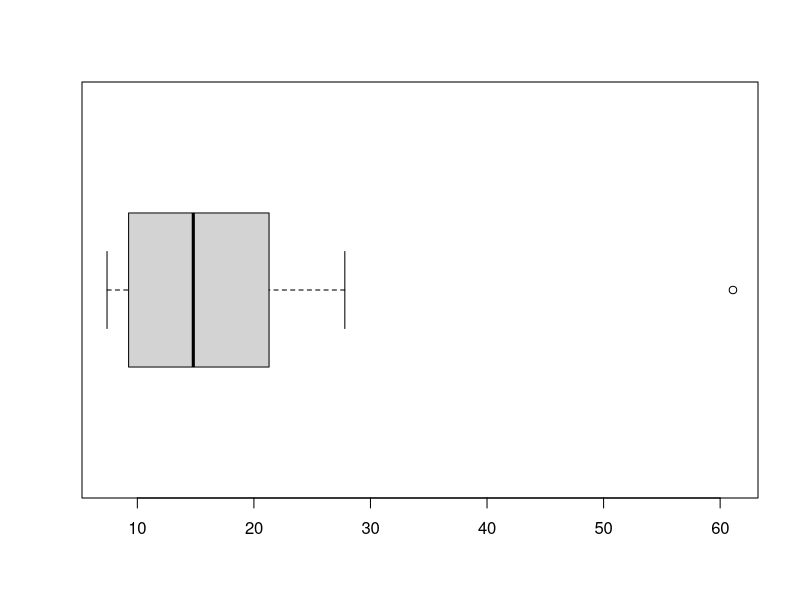
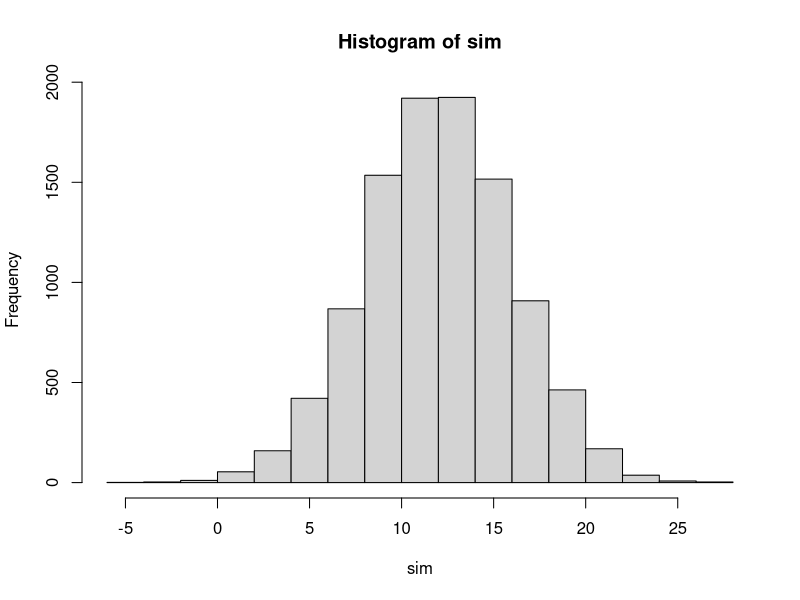
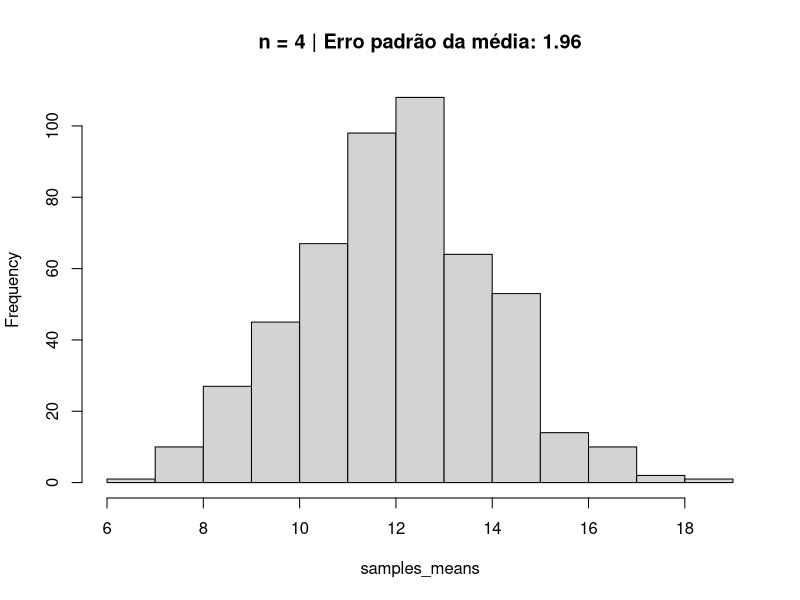
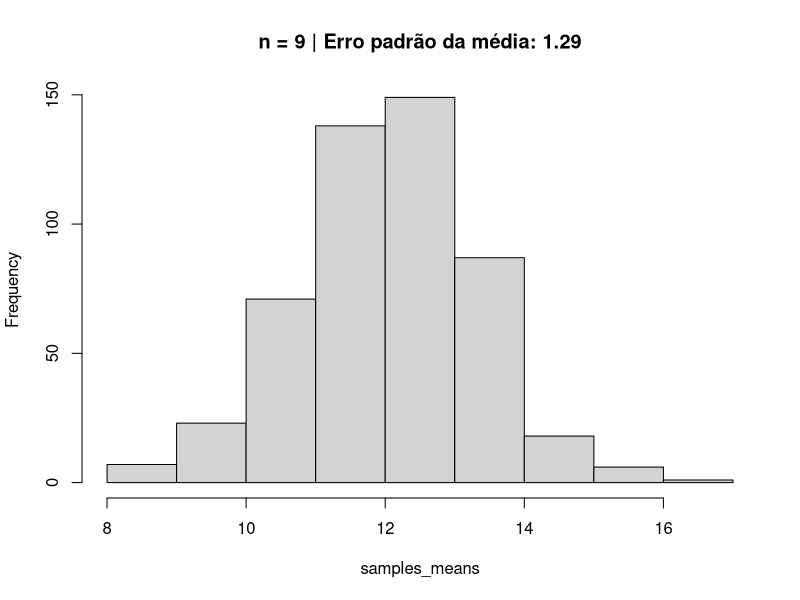
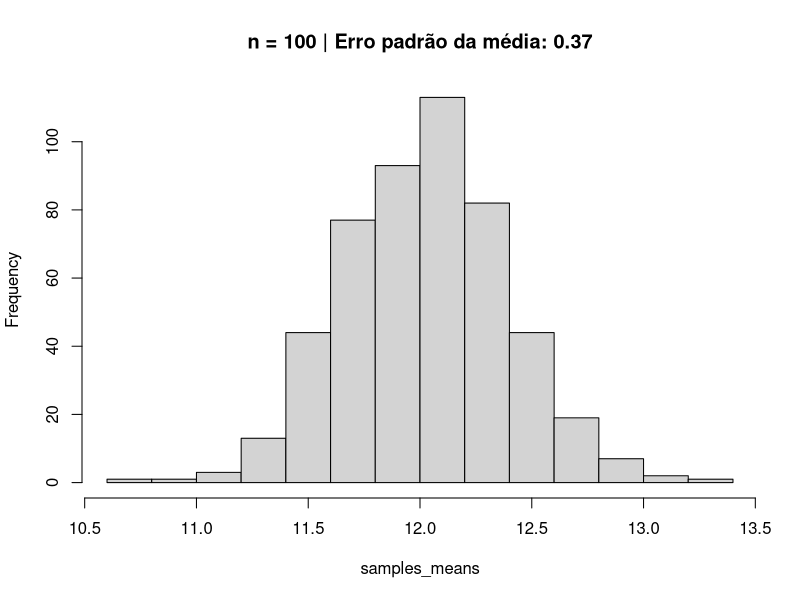
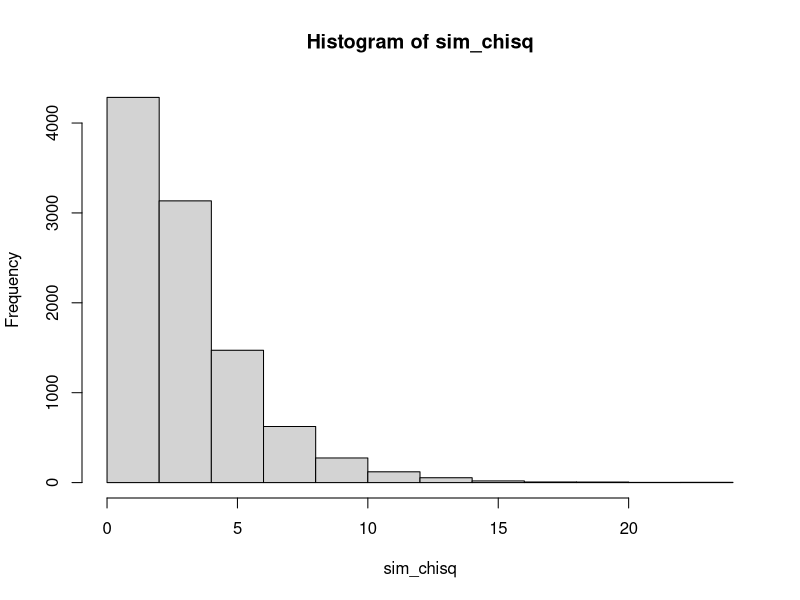
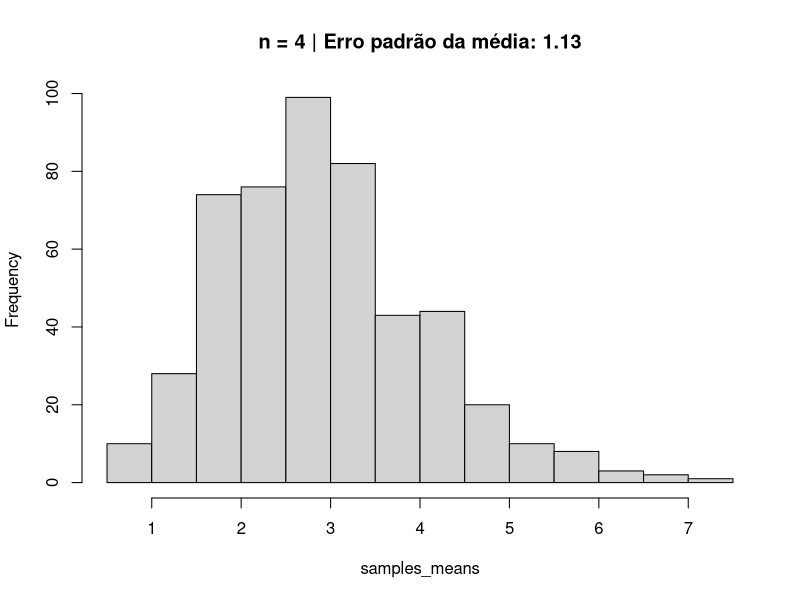
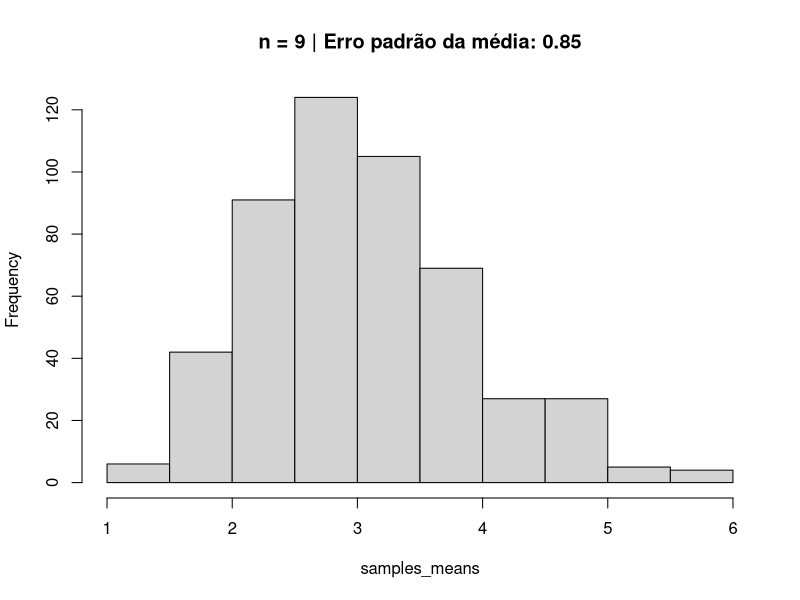

These charts were generated, in order, by the following R code:
## ---- chunk 1
knitr::opts_chunk$set(echo = TRUE)
## ---- chunk 2
# Importando arquivo cidades
library(readxl)
cidades <- read_excel("data/cidades.xls")
cidades <- head(cidades, -2)

# Resumo das variáveis
summary(cidades)

# Observações omissas
summary(cidades == "-")
## ---- chunk 3
library(readxl)
vento <- read_excel("data/vento.xls")
vel_vento = vento$vt

# Calculando medidas de posição
# (média aritmética, mediana, meia média, quartis)

print("Resumo (TOTAL)")
resumo_total <- summary(vel_vento) # min/max, q1, q2, q3, média, mediana
resumo_total


print("Resumo (ajustado, removendo valor atípico, 61,1)")
remov <- vel_vento[vel_vento < max(vel_vento)]
resumo_remov <- summary(remov)
resumo_remov

print("Diferença (com vl. atípico - sem vl. atípico)")
resumo_total - resumo_remov

print("Resumo (alpha = 0.25 / meia média)")
alpha = 0.25
resumo_meia <- summary(
  vel_vento[vel_vento > quantile(vel_vento, alpha) & vel_vento < quantile(vel_vento, 1-alpha)]
)
resumo_meia


# Calculando medidas de dispersão
dispersao <- function(arg, name) {
  sprintf("Dispersão (%s): Variância: %6.2f | Desvio Padrão: %6.2f | Desvio médio %6.2f", name, var(arg), sd(arg), mad(arg))
}

dispersao(vel_vento, "Total")
dispersao(remov, "Ajustado")

print("Diferença nas medidas de dispersão (com vl. atípico - sem vl. atípico)")
  sprintf("Variância: %6.2f | Desvio Padrão: %6.2f | Desvio médio %6.2f", var(vel_vento) - var(remov), sd(vel_vento) - sd(remov), mad(vel_vento) - mad(remov))

## ---- chunk 4
stem(vel_vento)

boxplot(vel_vento, horizontal=TRUE)
pontos <- c(boxplot.stats(vel_vento)$stats, max(vel_vento))
## ---- chunk 5
vento <- read_excel("data/vento.xls")$vt

x_func <- function(x, p) {
  if (p == 0) {
    return(log10(x))
  }
  if (p < 0) {
    return( - (x ^ p))
  }
  return(x ^ p)
}

dp <- function(data) {
  return(mean(data) - median(data)) / mad(data)
}

p <- 0
sprintf("p = %5.2f, dp = %5.2f", p, dp(x_func(vento, p)))
p <- 1/4
sprintf("p = %5.2f, dp = %5.2f", p, dp(x_func(vento, p)))
p <- 1/3
sprintf("p = %5.2f, dp = %5.2f", p, dp(x_func(vento, p)))
p <- 1/2
sprintf("p = %5.2f, dp = %5.2f", p, dp(x_func(vento, p)))
p <- 3/4
sprintf("p = %5.2f, dp = %5.2f", p, dp(x_func(vento, p)))
## ---- chunk 6
dados <- read_excel("data/esforco.xls", sheet = "dados")
## ---- chunk 7
MEAN = 12
SD = 4
sim <- rnorm(10000, 12, 4)

hist(sim)
sprintf("Média: %.3f | Desvio padrão: %.3f", MEAN, SD)
sprintf("Média amostral: %.3f | Desvio padrão amostral: %.3f", mean(sim), sd(sim))
sprintf("Dif. Média: %.3f | Dif. Desvio padrão: %.3f", abs(MEAN-mean(sim)), abs(sd(sim) - SD))

## ---- chunk 8

run_sample_test <- function(sample, n) {
  SAMPLE_COUNT = 500
  samples_means <- replicate(SAMPLE_COUNT, mean(sample(sample, n)))
  hist(samples_means, main  = 
  sprintf("n = %d | Erro padrão da média: %.2f", n, sd(samples_means)))
}

run_sample_test(sim, 4)
run_sample_test(sim, 9)
run_sample_test(sim, 100)
## ---- chunk 9
k = 3
sim_chisq <- rchisq(10000, df=k)

hist(sim_chisq)
sprintf("Média: %.3f | Desvio padrão: %.3f", k, sqrt(2 * k))
sprintf("Média amostral: %.3f | Desvio padrão amostral: %.3f", mean(sim_chisq), sd(sim_chisq))
sprintf("Dif. Média: %.3f | Dif. Desvio padrão: %.3f", abs(k-mean(sim_chisq)), abs(sd(sim_chisq) - sqrt(2 * k)))

run_sample_test(sim_chisq, 4)
run_sample_test(sim_chisq, 9)
run_sample_test(sim_chisq, 100)
